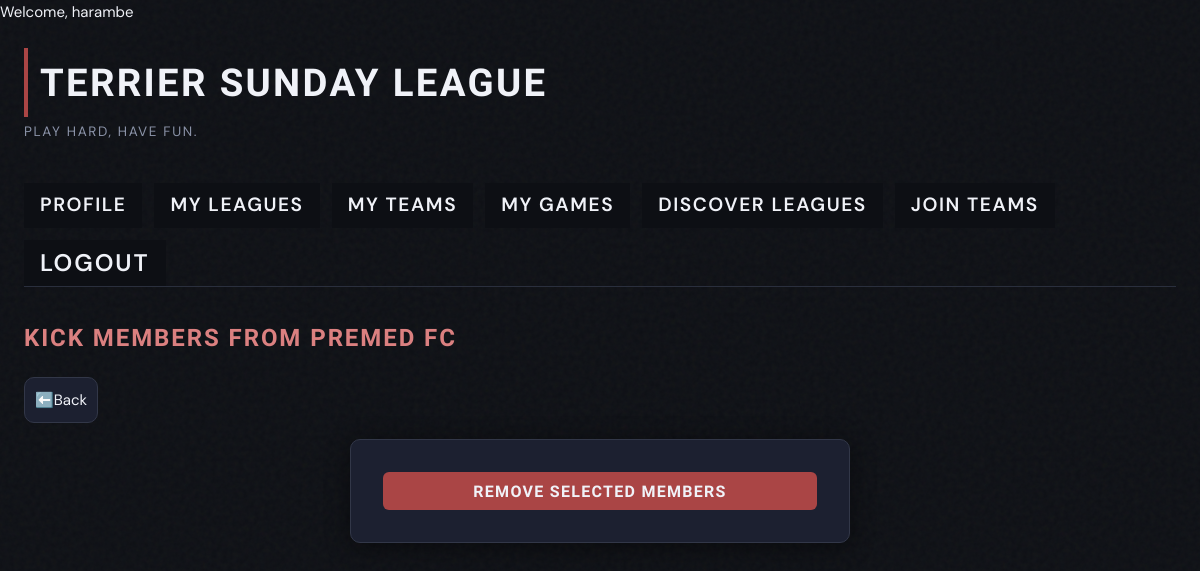
/sundayleague/kick_members/16/ (signed in), run on an earlier commit of the app's database.
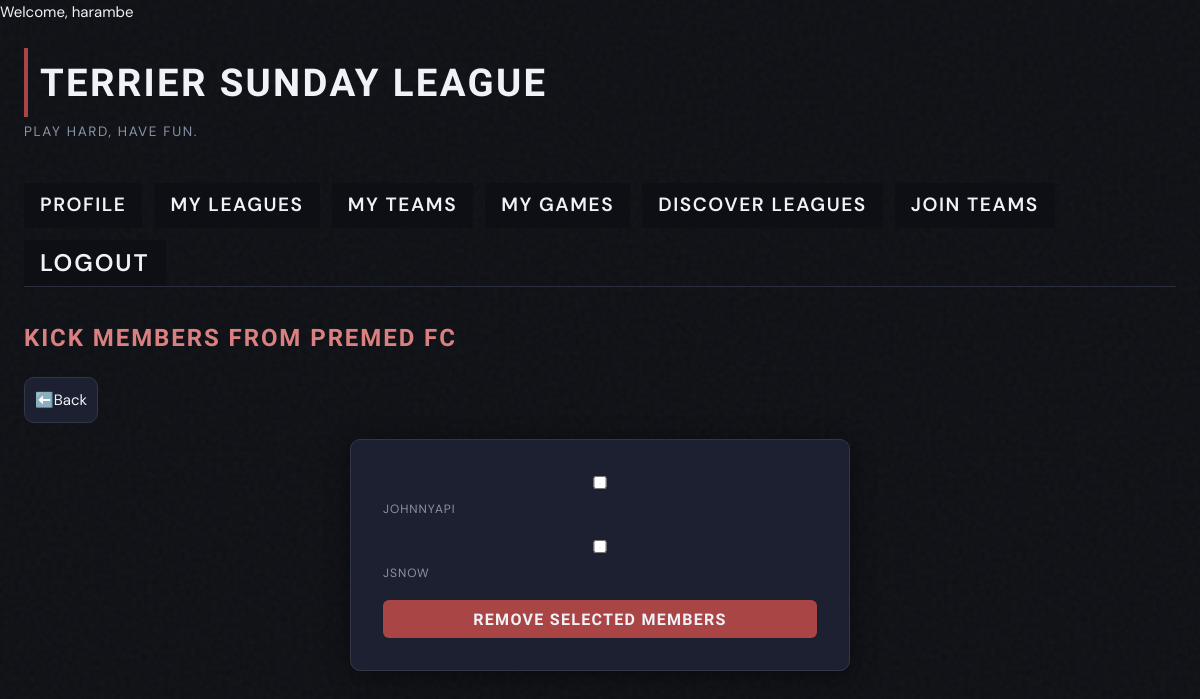
And on a later commit of the database.
### SundayLeague/models.py (models this page shows, shortened)
class TeamMember(models.Model):
  team = models.ForeignKey(Team, on_delete=models.CASCADE)
  user = models.ForeignKey(User, on_delete=models.CASCADE)

### SundayLeague/views.py (the view, shortened to what this page needs)
# urls.py: path('kick_members/<int:pk>/', KickMembersView.as_view(), name='kick_members'),
class KickMembersView(LoginRequiredMixin, View):
    template_name = 'SundayLeague/delete_forms/kick_members.html'
    def get(self, request, pk):
        team = get_object_or_404(Team, pk=pk)
        if team.team_admin != request.user:
            return HttpResponseForbidden("Not allowed.")
        members = TeamMember.objects.filter(team=team).exclude(
          user=team.team_admin
        ).select_related('user')
        return render(request, self.template_name, {
            'team': team,
            'members': members
        })

### SundayLeague/templates/SundayLeague/delete_forms/kick_members.html (shortened to what this page needs)
{% extends 'SundayLeague/base.html' %}
{% block content %}
  <h2>Kick Members from {{ team.name }}</h2>
  <a href="{% url 'detail_team' team.pk %}" class="button">⬅️Back</a>
  <div class="form-container">
    <form method="post">
      {% for member in members %}
        <div>
          <label>
            <input type="checkbox" name="members" value="{{ member.id }}">
            {{ member.user.username }}
          </label>
        </div>
      {% endfor %}
      <button type="submit">Remove Selected Members</button>
    </form>
  </div>
{% endblock %}

What changed in the data, as far as the page shows it:
added TeamMember: user.username "JOHNNYAPI"
added TeamMember: user.username "JSNOW"
